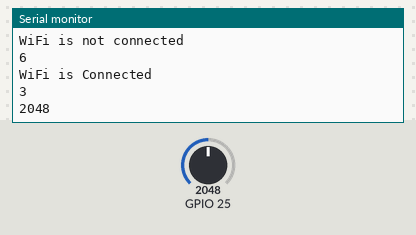
The sketch below on a simulated ESP32. On the bench: the last lines printed to the serial monitor. The test bench sets the inputs (shaded band); at power-on: GPIO 25 = 2048. WiFi joins after 1.5 s; servers stay silent unless stated.

Above: at 2.7 s.
2.8 s: GPIO 25 set to 2866
At 3.9 s:
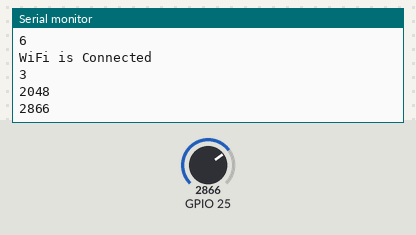
4.6 s: GPIO 25 set to 3603
At 6.1 s:
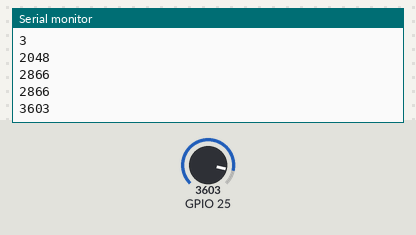
Timing chart, 0 to 7.6 s (numbered marks = the images above; inputs shaded):
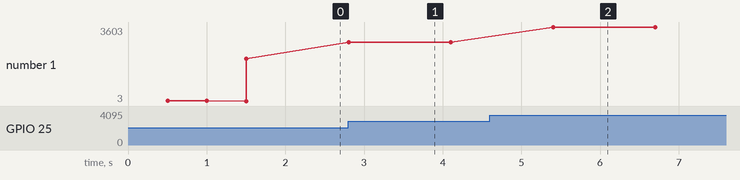

Measured:
- after the input at 2.8 s, the serial monitor: prints a new line at once (image 1)
- after the input at 4.6 s, the serial monitor: prints a new line after 0.80 s (image 2)
- plotted number 1: 2048 → 2866 after the input at 2.8 s, 2866 → 3603 after the input at 4.6 s

The sketch:

thingspeak_gassensor.ino
```cpp
#include <WiFi.h>
#include <ThingSpeak.h>

char SSID[] = "Rithukumar";
char PASS[] = "rithukumar";
char API[]  = "CNMU1ZCST823MHGQ";
unsigned long ChannelID = 3283577;

WiFiClient client;


void setup() {
  Serial.begin(9600);
  WiFi.mode(WIFI_STA);
  WiFi.begin(SSID, PASS);
  pinMode(25,INPUT);
  delay(500);
  while(WiFi.status() != WL_CONNECTED)
  {
    Serial.println("WiFi is not connected");
    Serial.println(WiFi.status());
    delay(500);
  }
  Serial.println("WiFi is Connected");
  Serial.println(WiFi.status());

  ThingSpeak.begin(client);
}

void loop() {
  int data = analogRead(25);
  Serial.println(data);

  ThingSpeak.writeField(ChannelID,1,data, API);

  delay(1000);

}
```
